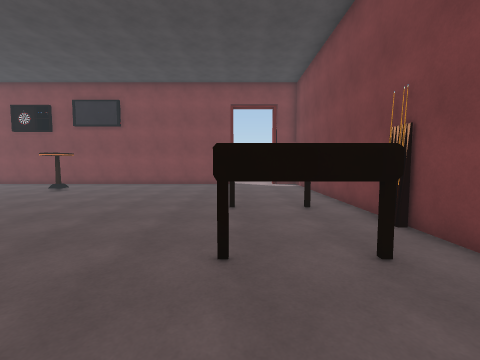
view 1 (above)

16 first-person views from a walk through a Unity game level. The camera is 1.5 m above the floor, tilts 4° down and sees 90° across. Doors are open. The floor is counted in squares, 1 m on a side. Each view is taken from the middle of a square. On the plan, view 1 faces up. The plan holds only what a view shows up to about 13 squares ahead; the rest is blank. The place goes on beyond the plan. Some animated figures are not drawn. Surface patterns are stand-ins for the level's own textures.

view 2
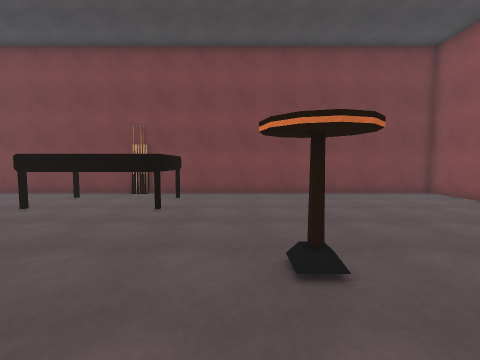

view 3
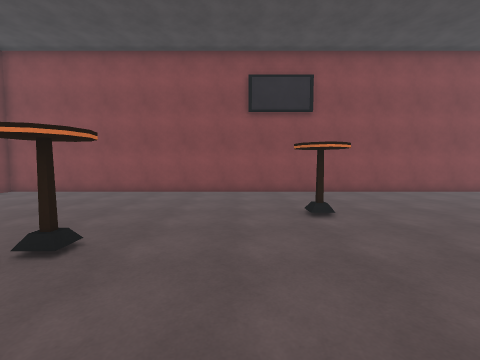

view 4
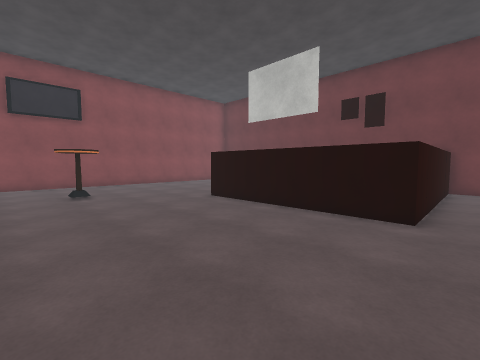

view 5
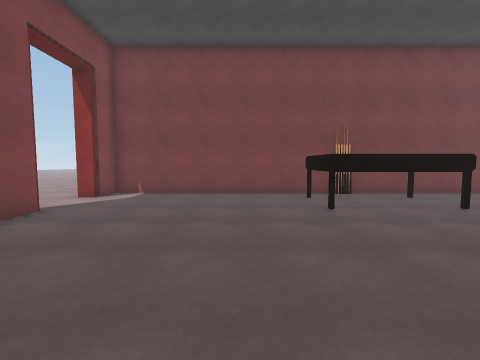

view 6
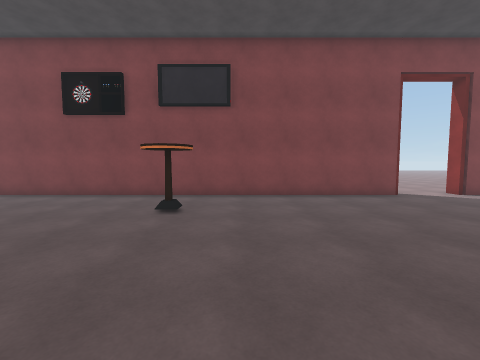

view 7
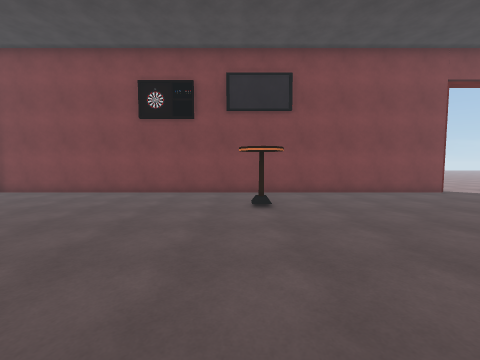

view 8
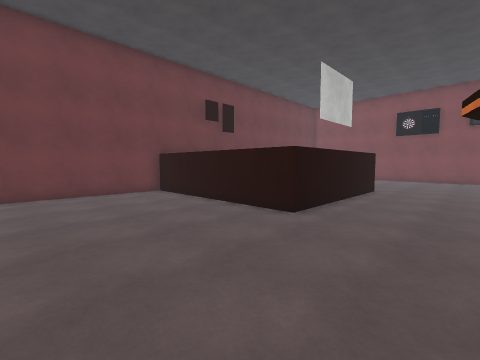

view 9
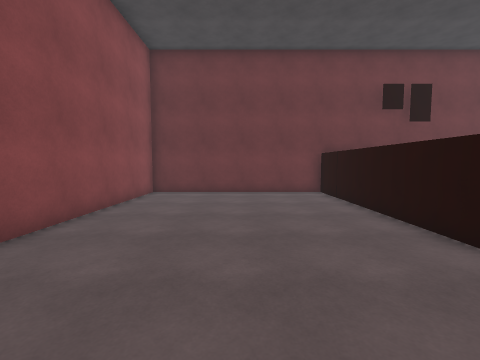

view 10
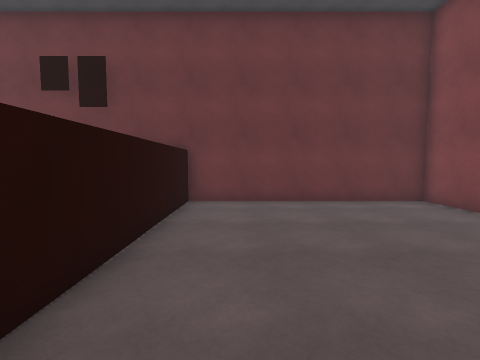

view 11
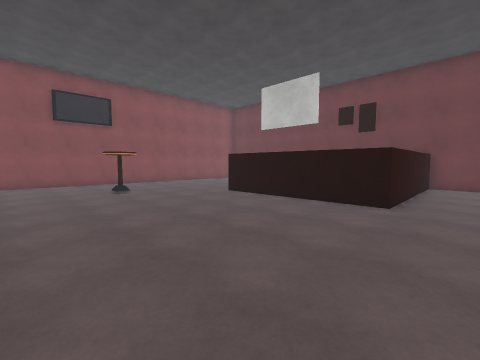

view 12
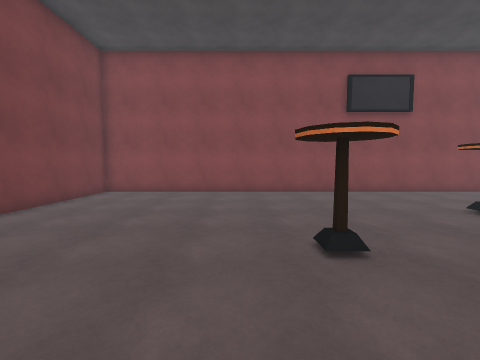

view 13
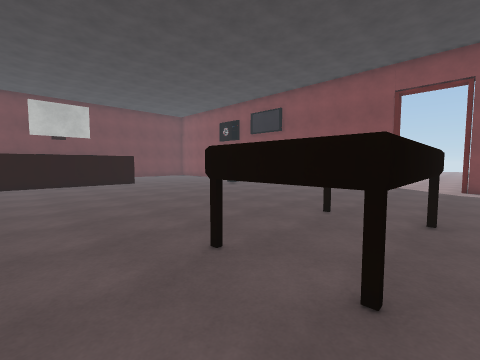

view 14
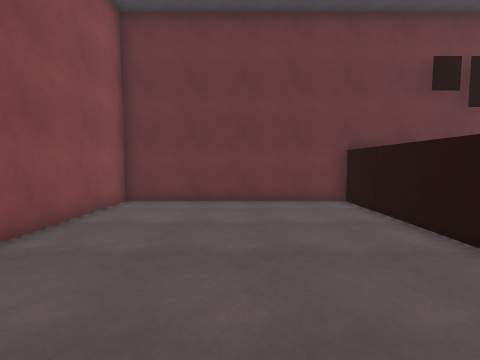

view 15
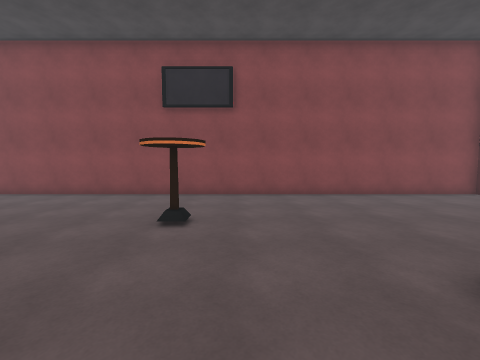

view 16
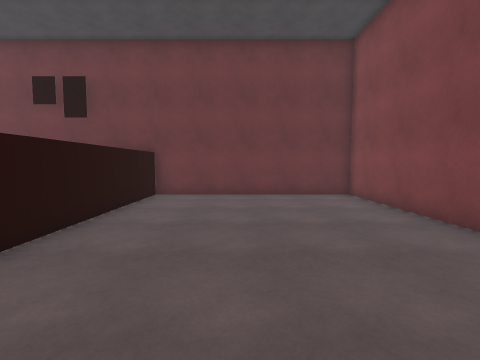

### Floor plan
Key: @ floor where view 1 was taken; # wall or solid block; . floor; D open door; T table; B black block.
Columns run from 24 left of view 1 to 5 right of it. Each row starts with its distance up from view 1.
 21                             ..
 20                            ...
 19                          ....
 18                        #DDD#
 17 ########################...##
 16 #...........................#
 15 #...........................#
 14 #.............T.............#
 13 #.............T.............#
 12 #...........................#
 11 #...........................#
 10 #...........................#
  9 #...........................#
  8 ###BBBBBBB..............TTT.#
  7          B..............T T.#
  6          B..............T T.#
  5        BBB..............T T.#
  4          B..............TTT.#
  3          B..................#
  2          B..................#
  1          B..................#
  0 ###BBBBBBB.........T....@...#
 -1 #...........................#
 -2 #...........................#
 -3 #.............T.............#
 -4 #...........................#
 -5 #...........................#
 -6 #...........................#
 -7 #...........................#
 -8 #...........................#
 -9 #############################

Where each view was taken, in squares from view 1:
view 1: 0 up, 0 right, facing up
view 2: 1 up, 8 left, facing right
view 3: 4 up, 8 left, facing down
view 4: 9 up, 8 left, facing down-left
view 5: 11 up, 8 left, facing right
view 6: 6 up, 8 left, facing up
view 7: 5 up, 11 left, facing up
view 8: 6 down, 11 left, facing up-left
view 9: 4 down, 11 left, facing left
view 10: 10 up, 14 left, facing left
view 11: 10 up, 6 left, facing down-left
view 12: 4 up, 3 left, facing down
view 13: 1 up, 3 right, facing up-left
view 14: 4 down, 14 left, facing left
view 15: 3 up, 12 left, facing down
view 16: 12 up, 12 left, facing left
